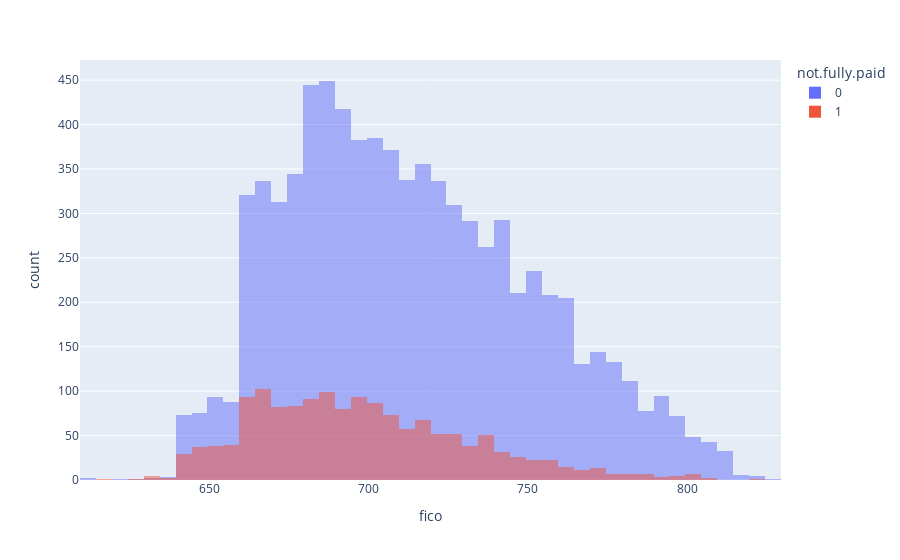

The notebook cell this image was saved under:
### Markdown cell above
* This figure shows that people who have lower FICO score tends to have a credit policy of 0, this means that they do not meet the criteria of borrowing money

* People who have 660 or fewer fico socre do not meet the criteria

### Code cell
px.histogram(df, x="fico", color = "not.fully.paid" , barmode="overlay", nbins=50)

### Figure 1 — Plotly figure (JSON) as saved in the notebook; plotly's stock layout.template omitted (floating-point values rounded to 4 significant figures; data arrays with more than 128 entries replaced by an {"elided": "..."} marker saying what was removed)
{"data": [{"alignmentgroup": "True", "bingroup": "x", "hovertemplate": "not.fully.paid=0<br>fico=%{x}<br>count=%{y}<extra></extra>", "legendgroup": "0", "marker": {"color": "#636efa", "opacity": 0.5, "pattern": {"shape": ""}}, "name": "0", "nbinsx": 50, "offsetgroup": "0", "orientation": "v", "showlegend": true, "type": "histogram", "x": {"elided": "8045 int values"}, "xaxis": "x", "yaxis": "y"}, {"alignmentgroup": "True", "bingroup": "x", "hovertemplate": "not.fully.paid=1<br>fico=%{x}<br>count=%{y}<extra></extra>", "legendgroup": "1", "marker": {"color": "#EF553B", "opacity": 0.5, "pattern": {"shape": ""}}, "name": "1", "nbinsx": 50, "offsetgroup": "1", "orientation": "v", "showlegend": true, "type": "histogram", "x": {"elided": "1533 int values"}, "xaxis": "x", "yaxis": "y"}], "layout": {"barmode": "overlay", "legend": {"title": {"text": "not.fully.paid"}, "tracegroupgap": 0}, "margin": {"t": 60}, "xaxis": {"anchor": "y", "domain": [0, 1], "title": {"text": "fico"}}, "yaxis": {"anchor": "x", "domain": [0, 1], "title": {"text": "count"}}}}
